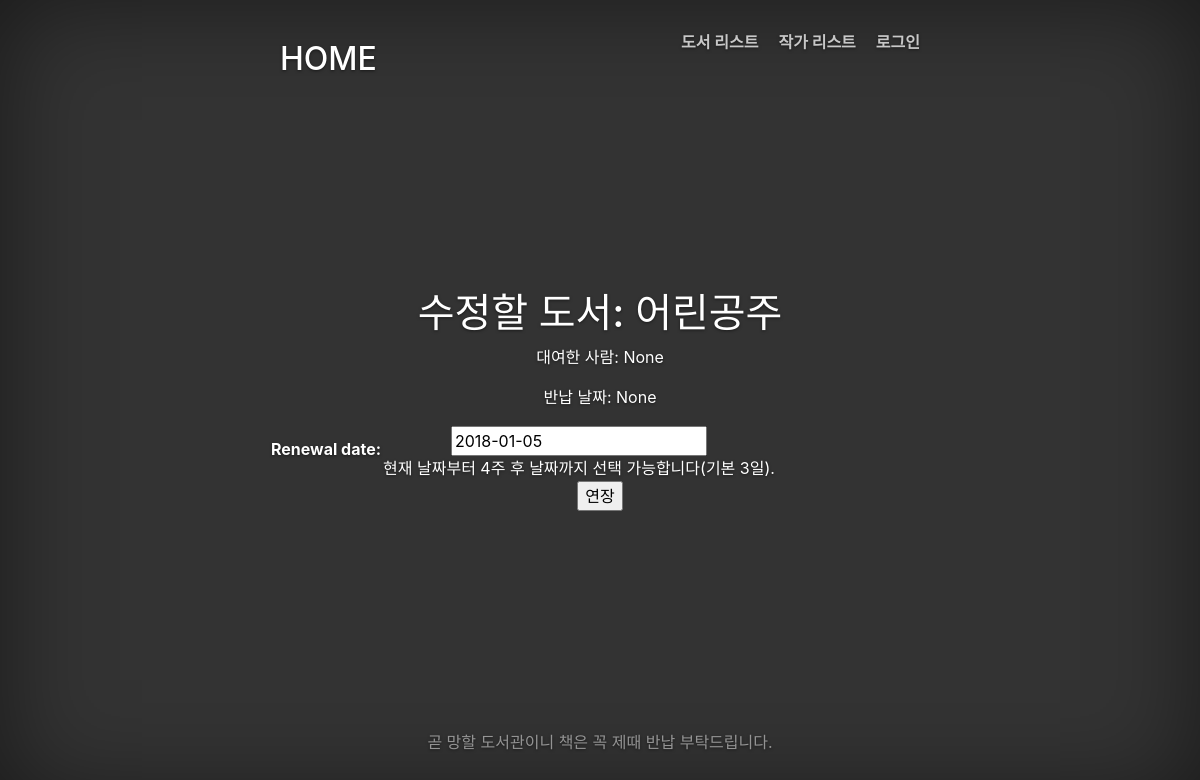
/catalog/book/90d2c6db-5e37-4b43-8cf5-d052e21e1da2/renew/, run on the app's committed database.
### catalog/models.py (models this page shows, shortened)
class BookInstance(models.Model):
	id = models.UUIDField(primary_key=True, default=uuid.uuid4, help_text="Unique ID for this particular book")
	book = models.ForeignKey('Book', on_delete=models.SET_NULL, null=True)
	imprint = models.CharField(max_length=200)
	due_back = models.DateField(null=True, blank=True)
	borrower = models.ForeignKey(User, on_delete=models.SET_NULL, null=True, blank=True)
	LOAN_STATUS = (
			('m', 'Maintenance'),
			('o', 'On loan'),
			('a', 'Available'),
			('r', 'Reserved'),
		)
	status = models.CharField(max_length=1, choices=LOAN_STATUS, blank=True, default='m', help_text='Book availability')
	class Meta:
		ordering = ["due_back"]
		permissions = (( "can_mark_returned", "Set book as returned"),)
	@property
	def is_overdue(self):
		if self.due_back and date.today() > self.due_back:
			return True
		return False

class Book(models.Model):
	title = models.CharField(max_length=200)
	author = models.ForeignKey('Author', on_delete=models.SET_NULL, null=True)
	summary = models.TextField(max_length=1000, help_text="Enter a brief description of the book")
	isbn = models.CharField('ISBN', max_length=13, help_text='13 Character <a href="https://www.naver.com">ISBN number</a>')
	genre = models.ManyToManyField(Genre, help_text="Select a genre for this book")
	def display_genre(self):
		return ', '.join([ genre.name for genre in self.genre.all()[:3] ])
	display_genre.short_description = 'Genre'

### catalog/views.py (the view)
# urls.py: url(r'^book/(?P<pk>[-\w]+)/renew/$', views.renew_book_librarian, name='renew-book-librarian'),
def renew_book_librarian(request, pk):
	book_inst = get_object_or_404(BookInstance, pk = pk)
	if request.method == 'POST':
		form = RenewBookForm(request.POST)
		if form.is_valid():
			book_inst.due_back = form.cleaned_data['renewal_date']
			book_inst.save()
			return HttpResponseRedirect(reverse('all-borrowed') )
	else:
		proposed_renewal_date = datetime.date.today() + datetime.timedelta(weeks=2)
		form = RenewBookForm(initial={'renewal_date': proposed_renewal_date,})
	return render(request, 'catalog/book_renew_librarian.html', {'form': form, 'bookinst':book_inst})

### catalog/forms.py (shortened to what this page needs)
class RenewBookForm(forms.Form):
	renewal_date = forms.DateField(help_text="현재 날짜부터 4주 후 날짜까지 선택 가능합니다(기본 3일).")

### catalog/templates/catalog/book_renew_librarian.html
{% extends "base_generic.html" %}
{% block content %}
	<h1>수정할 도서: {{ bookinst.book.title }}</h1>
	<p>대여한 사람: {{ bookinst.borrower }}</p>
	<p{% if bookinst.is_overdue %} text-danger {% endif %}> 반납 날짜: {{ bookinst.due_back }}</p>
	<form action="" method="post">{% csrf_token %}
		<table>
			{{ form }}
		</table>
		<input type="submit" value="연장" />
	</form>
{% endblock %}

### catalog/static/css/cover.css (style rules this page uses)
html, body { height: 100%; background-color: #333; }
body { color: #fff; text-align: center; text-shadow: 0 1px 3px rgba(0,0,0,.5); }

### data on the page
BookInstance: book "어린공주", borrower "None", due_back "None"
